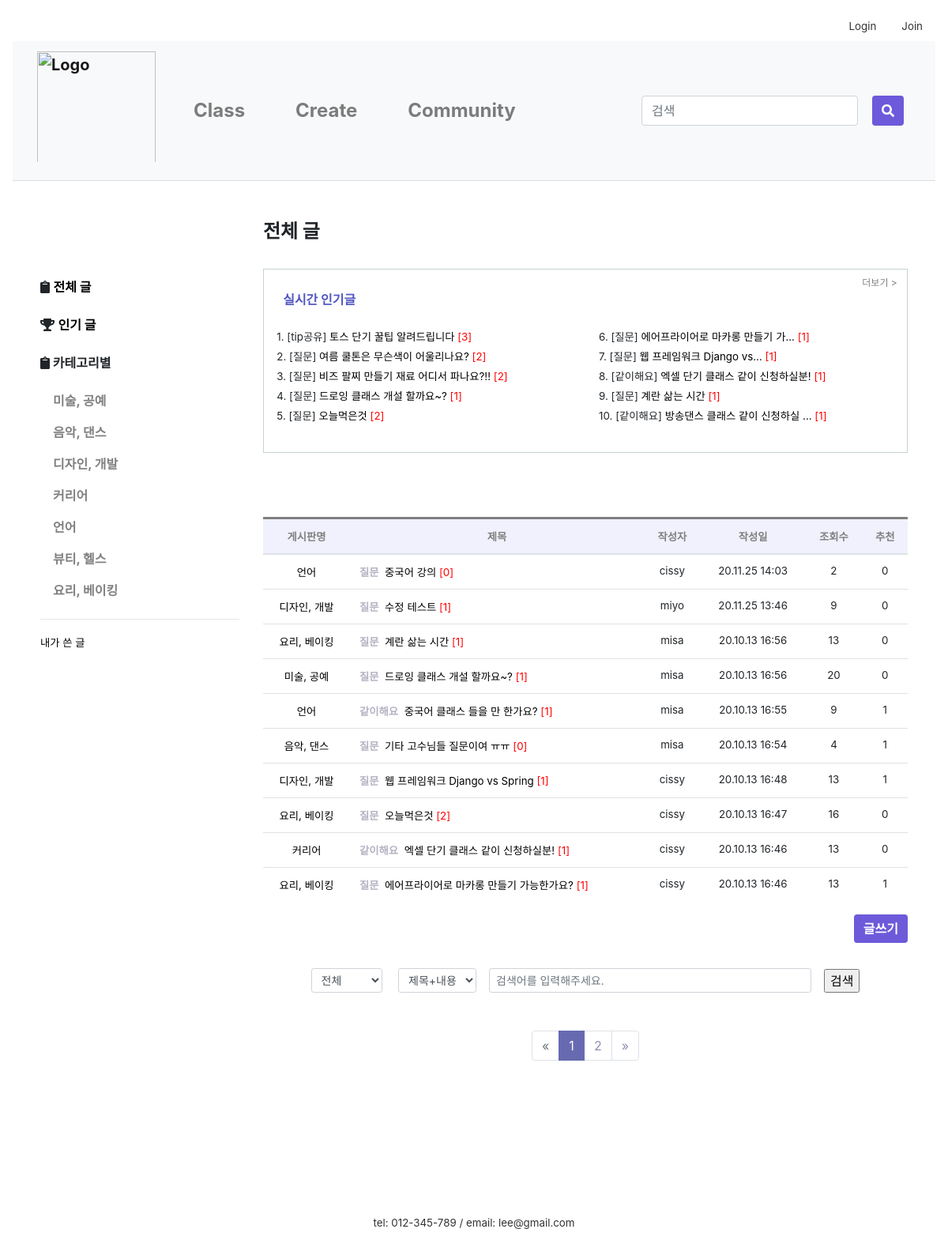
/community/, run on the app's committed database.
### firstApp/models.py (models this page shows, shortened)
class Category(models.Model):
    name = models.CharField(max_length=20)
    def __str__(self):
        return self.name

class Post(models.Model):
    author = models.ForeignKey(settings.AUTH_USER_MODEL, on_delete=models.CASCADE, default=1)
    category = models.ForeignKey('firstApp.Category', on_delete=models.CASCADE, default=2)
    bullet = models.ForeignKey('firstApp.Bullet', on_delete=models.CASCADE, default=1)
    title = models.CharField(max_length=60)
    text = RichTextUploadingField()
    created_date = models.DateTimeField(default=timezone.now)
    published_date = models.DateTimeField(
            blank=True, null=True)
    views = models.PositiveIntegerField(default=0)
    recommendations = models.PositiveIntegerField(default=0)
    recommend_user = models.ManyToManyField(settings.AUTH_USER_MODEL, related_name='recommend_post')
    no_recommendations = models.PositiveIntegerField(default=0)
    no_recommend_user = models.ManyToManyField(settings.AUTH_USER_MODEL, related_name='no_recommend_post')
    class Meta:
        ordering = ['-id']

class Bullet(models.Model):
    name = models.CharField(max_length=20)
    def __str__(self):
        return self.name

### firstApp/views.py (the view, shortened to what this page needs)
# urls.py: path('community/', views.community, name='community'),
def community(request):
    if request.user is None:
        redirect('login')
    else:
        b = request.GET.get('b', '')
        c = request.GET.get('c', '')
        k = request.GET.get('k', '')
        cateId = request.GET.get('cateId', '')  # url의 쿼리스트링을 가져온다. 없는 경우 공백을 리턴한다
        cate_list = Category.objects.all()
        bullet_list = Bullet.objects.all()
        best = ''
        if cateId == '':
            post_list = Post.objects.all()
            cateName = '전체 글'
            best = Post.objects.order_by('-views', '-recommendations')
        else:
            post_list = Post.objects.filter(category=cateId)
            cateName = get_object_or_404(Category, pk=cateId).name
        page = request.GET.get('page', 1)
        paginator = Paginator(post_list, 10)
        try:
            posts = paginator.page(page)
        except PageNotAnInteger:
            posts = paginator.page(1)
        except EmptyPage:
            posts = paginator.page(paginator.num_pages)
        return render(request, 'firstApp/community.html', {
            'posts': posts, 'cate_list': cate_list, 'cateName': cateName,
            'cateId': cateId, 'bullets': bullet_list, 'b': b, 'c': c, 'k': k, 'page': page, 'best': best})

### firstApp/templates/firstApp/community.html (shortened to what this page needs)
{% extends 'firstApp/base.html'%}
{% load static %}
{% block content %}
<link href="{% static 'css/paginate.css' %}" rel="stylesheet">
<link href="{% static 'css/community.css' %}" rel="stylesheet">
<div id="main">
    <div class="container">
        <div class="row">
            <div class="col-sm-3">
                <br><br><br>
                <div class="web_sidebar">
                    <ul>
                        <li><i class="fas fa-clipboard"></i>
                            <a class="a_underline font-weight-bolder" href="{% url 'community' %}">전체 글</a>
                        </li>
                        <br>
                        <li><i class="fas fa-trophy"></i>
                            <a class="a_underline font-weight-bolder" href="{% url 'bestPost' %}">인기 글</a>
                        </li>
                        <br>
                        <p class="font-weight-bolder"><i class="fas fa-clipboard"></i> 카테고리별</p>
                        <ul class="nav flex-column">
                            {% for category in cate_list %}
                            <li>
                                <a class="nav-link community-nav-link font-weight-bold"
                                   href="/community/?cateId={{category.pk}}">
                                    {{category.name}}
                                </a>
                            </li>
                            {% endfor %}
                        </ul>
                        <hr>
                        <li><a class="a_underline lighter" href="{% url 'myPost' %}">내가 쓴 글</a></li>
                    </ul>
                </div>
            </div>
            <div class="col-sm-9 post_list" style="margin:0;">
                <h4 style="font-weight:bold;">{{cateName}}</h4>
                <br>
                <div class="blog-post-area">
                    {% if best %}
                    <div class="container upper_box">
                        <div class="text-right lighter" style="font-size:9pt;">
                            <a class="a_underline" href="{% url 'bestPost' %}" style="color:gray;">더보기 ></a>
                        </div>
                        <div class="row"
                             style="margin:0 0 2% 0; padding:0 1% 1% 1%; font-weight:bold; color:#5157C0">
                            실시간 인기글
                        </div>
                        <div class="row lighter">
                            <div class="col">
                                <ul>
                                    {% for post in best|slice:":5"%}
                                    <li style="line-height:25px;">
                                        {{forloop.counter}}.
                                        [{{ post.bullet }}]
                                        <a class="a_underline"
                                           href="{% url 'post_detail' post.pk %}?cateId={{cateId}}&page={{page}}">
                                            {{ post.title|truncatechars:40 }}
                                            <span class="lighter"
                                                  style="color:red;">[{{ post.comments.count }}]</span>
                                        </a>
                                    </li>
                                    {% endfor %}
                                </ul>
                            </div>
                            <div class="col">
                                <ul>
                                    {% for post in best|slice:"5:10"%}
                                    <li style="line-height:25px;">
                                        {{forloop.counter|add:"5"}}.
                                        [{{ post.bullet }}]
                                        <a class="a_underline"
                                           href="{% url 'post_detail' post.pk %}?cateId={{cateId}}&page={{page}}">
                                            {{ post.title|truncatechars:20 }}
                                            <span class="lighter"
                                                  style="color:red;">[{{ post.comments.count }}]</span>
                                        </a>
                                    </li>
                                    {% endfor %}
                                </ul>
                            </div>
                        </div>
                    </div>
                    {% endif %}
                    <table class="table" style="border-top-style:solid;">
                        <thead>
                        <tr class="lighter text-center">
                            <th class="col1">게시판명</th>
                            <th class="col2">제목</th>
                            <th class="col3">작성자</th>
                            <th class="col4">작성일</th>
                            <th class="col5">조회수</th>
                            <th class="col6">추천</th>
                        </tr>
                        </thead>
                        {% for post in posts %}
                        <tr>
                            <td class="lighter text-center col1">
                                <a class="a_underline"
                                   href="{% url 'community'%}?cateId={{post.category.pk}}">
                                    {{ post.category }}
                                </a>
                            </td>
                            <td class="lighter col2">
                                <span style="color:#B3B2C3; font-weight:bold;">{{ post.bullet }}</span>&nbsp;
                                <a class="a_underline"
                                   href="{% url 'post_detail' post.pk %}?cateId={{cateId}}&page={{page}}">
                                    {{ post.title|truncatechars:30}}
                                </a>
                                <span class="lighter" style="color:red;">[{{ post.comments.count }}]</span>
                            </td>
                            <td class="lighter text-center col3">{{post.author}}</td>
                            <td class="lighter text-center col4">{{post.created_date|date:'y.m.d H:i'}}</td>
                            <td class="lighter text-center col5">{{post.views}}</td>
                            <td class="lighter text-center col6">{{post.recommendations}}</td>
                        </tr>
                        {% empty %}
                        <tr>
                            <td colspan="6"><p class="text-center" style="padding:20%">해당 게시물은 존재하지
                                않습니다.</p>
                            </td>
                        </tr>
                        {% endfor %}
                    </table>
                    {% if cateId != "0" %}
                    <div align="right">
                        <div id="btn">
                            <a href="/createpost">
                                <input class="btn btn-primary font-weight-bolder" type="button" value="글쓰기">
                            </a>
                        </div>
                    </div>
                    {% endif %}
                </div>
                {% if cateId != "0"%}
                <div class="community_search_bar">
                    <form action=""
                          class="form-inline d-flex justify-content-center md-form form-sm active-cyan-2 mt-2"
                          method="get">
                        <div class="search_criteria text-center">
                            <select class="form-control form-control-sm mr-3 w-15 select_b" name="b">
                                <option value="">전체</option>
                            </select>
                            <select class="form-control form-control-sm mr-3 w-15 select_c" name="c">
                                <option value="1">제목+내용</option>
                            </select>
                        </div>
                        <input aria-label="Search" class="form-control form-control-sm mr-3 w-50 search_k"
                               name="k"
                               placeholder="검색어를 입력해주세요." type="text" value="{{ k }}">
                        <span class="community_search_icon">
							<input type="submit" value="검색">
						</span>
                    </form>
                </div>
                {% else %}
                <br><br>
                {% endif %}
                {% if posts.has_other_pages %}
                <nav aria-label="Page navigation example">
                    <ul class="pagination justify-content-center">
                        {% if posts.has_previous %}
                        <li class="page-item">
                            <a aria-label="Previous"
                               class="page-link"
                               href="?cateId={{cateId}}&c={{c}}&k={{k}}&page={{ posts.previous_page_number }}">
                                <span aria-hidden="true">&laquo;</span>
                                <span class="sr-only">Previous</span>
                            </a>
                        </li>
                        {% else %}
                        <li class="page-item disabled"><a class="page-link">
                            <span>&laquo;</span></a></li>
                        {% endif %}
                        {% for i in posts.paginator.page_range %}
                        {% if posts.number == i %}
                        <li class="page-item active">
                            <a class="page-link" href="#">{{ i }}</a>
                        </li>
                        {% else %}
                        <li class="page-item"><a class="page-link"
                                                 href="?cateId={{cateId}}&c={{c}}&k={{k}}&page={{ i }}">{{ i }}</a></li>
                        {% endif %}
                        {% endfor %}
                        {% if posts.has_next %}
                        <li class="page-item">
                            <a aria-label="Next"
                               class="page-link"
                               href="?cateId={{cateId}}&c={{c}}&k={{k}}&page={{ posts.next_page_number }}">
                                <span aria-hidden="true">&raquo;</span>
                            </a>
                        </li>
                        {% else %}
                        <li class="page-item disabled">
                            <a class="page-link">
                                <span>&raquo;</span>
                            </a>
                        </li>
                        {% endif %}
                    </ul>
                </nav>
                {% endif %}
            </div>
        </div>
    </div>
</div>
{% endblock content %}

### firstApp/static/css/base.css (style rules this page uses)
.btn-primary, .btn-primary:active, .btn-primary:visited { background-color:#6C5ADA !important; border:none !important; color:white !important; }
.a_underline { color:black; }

### firstApp/static/css/navbar_custom.css (style rules this page uses)
a { color:#333; }

### firstApp/static/css/paginate.css (style rules this page uses)
.pagination > .active > a { color: white; background-color: #676AB1 !important; border: solid 1px #676AB1 !important }

### firstApp/static/css/community.css (style rules this page uses)
ul { list-style:none; padding-left:0 }
th { color:gray; background-color:#f0f1fc; }
.upper_box { border: #C6D2D3 0.05px solid; padding:1% 1.5% 2% 2% ; margin-bottom:10%; }
.lighter { font-size:10pt; }
.community-nav-link,.community_nav-link:visited { color:gray !important; }
.community_search_bar { margin-top:2rem; margin-bottom:3rem; }
.community_search_icon { color:#918FB7; }
#main { transition: margin-left .5s; padding: 20px; }

### data on the page
Category: name "미술, 공예"
Category: name "음악, 댄스"
Category: name "디자인, 개발"
Category: name "커리어"
Category: name "언어"
Category: name "뷰티, 헬스"
Category: name "요리, 베이킹"
Post: bullet "tip공유", title "토스 단기 꿀팁 알려드립니다", comments.count "3"
Post: bullet "질문", title "여름 쿨톤은 무슨색이 어울리나요?", comments.count "2"
Post: bullet "질문", title "비즈 팔찌 만들기 재료 어디서 파나요?!!", comments.count "2"
Post: bullet "질문", title "드로잉 클래스 개설 할까요~?", comments.count "1", category "미술, 공예", author "misa", created_date "20.10.13 16:56", views "20", recommendations "0"
Post: bullet "질문", title "오늘먹은것", comments.count "2", category "요리, 베이킹", author "cissy", created_date "20.10.13 16:47", views "16", recommendations "0"
Post: bullet "질문", title "에어프라이어로 마카롱 만들기 가...", comments.count "1", category "요리, 베이킹", title "에어프라이어로 마카롱 만들기 가능한가요?", author "cissy", created_date "20.10.13 16:46", views "13", recommendations "1"
Post: bullet "질문", title "웹 프레임워크 Django vs...", comments.count "1", category "디자인, 개발", title "웹 프레임워크 Django vs Spring", author "cissy", created_date "20.10.13 16:48", views "13", recommendations "1"
Post: bullet "같이해요", title "엑셀 단기 클래스 같이 신청하실분!", comments.count "1", category "커리어", author "cissy", created_date "20.10.13 16:46", views "13", recommendations "0"
Post: bullet "질문", title "계란 삶는 시간", comments.count "1", category "요리, 베이킹", author "misa", created_date "20.10.13 16:56", views "13", recommendations "0"
Post: bullet "같이해요", title "방송댄스 클래스 같이 신청하실 ...", comments.count "1"
Post: category "언어", bullet "질문", title "중국어 강의", comments.count "0", author "cissy", created_date "20.11.25 14:03", views "2", recommendations "0"
Post: category "디자인, 개발", bullet "질문", title "수정 테스트", comments.count "1", author "miyo", created_date "20.11.25 13:46", views "9", recommendations "0"
Post: category "언어", bullet "같이해요", title "중국어 클래스 들을 만 한가요?", comments.count "1", author "misa", created_date "20.10.13 16:55", views "9", recommendations "1"
Post: category "음악, 댄스", bullet "질문", title "기타 고수님들 질문이여 ㅠㅠ", comments.count "0", author "misa", created_date "20.10.13 16:54", views "4", recommendations "1"

### other printed values
{{ cateName }} "전체 글"
{{ i }} "1"
{{ i }} "2"
